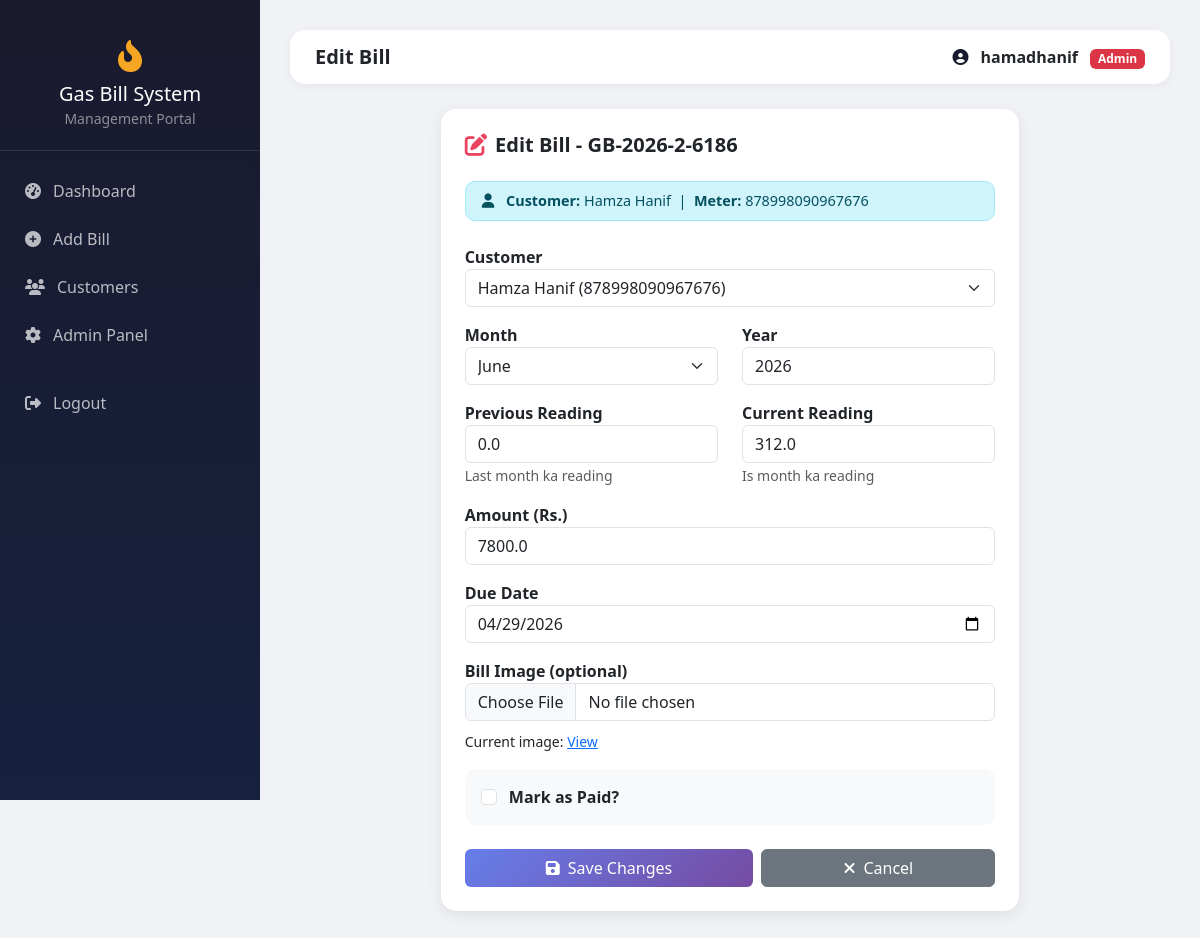
The page /edit-bill/2/ (signed in) on the database its author committed.
### bills/models.py (models this page shows, shortened)
class Bill(models.Model):
    customer = models.ForeignKey(CustomerProfile, on_delete=models.CASCADE, related_name='bills')
    bill_no = models.CharField(max_length=20, unique=True, blank=True)
    month = models.CharField(max_length=20, choices=MONTH_CHOICES)
    year = models.IntegerField(default=2025)
    previous_reading = models.FloatField(default=0)
    current_reading = models.FloatField()
    units = models.FloatField(blank=True, null=True)
    amount = models.FloatField()
    due_date = models.DateField(null=True, blank=True)  # Changed: allow null, set in save()
    is_paid = models.BooleanField(default=False)
    created_at = models.DateTimeField(auto_now_add=True)
    bill_image = models.ImageField(upload_to='bill_images/', blank=True, null=True)
    barcode = models.CharField(max_length=50, blank=True, null=True)
    def save(self, *args, **kwargs):
        if self.previous_reading is not None and self.current_reading is not None:
            self.units = self.current_reading - self.previous_reading
        if not self.bill_no:
            self.bill_no = f"GB-{self.year}-{self.customer.id}-{random.randint(1000,9999)}"
        if not self.due_date:
            self.due_date = timezone.now().date() + timedelta(days=14)
        super().save(*args, **kwargs)
    @property
    def reading(self):
        return self.current_reading

class CustomerProfile(models.Model):
    user = models.OneToOneField(User, on_delete=models.CASCADE)
    meter_no = models.CharField(max_length=50, unique=True)
    phone = models.CharField(max_length=20, blank=True)
    address = models.TextField(blank=True)
    is_verified = models.BooleanField(default=False)
    otp = models.CharField(max_length=6, blank=True)
    profile_pic = models.ImageField(upload_to='profile_pics/', blank=True, null=True)
    def __str__(self):
        return f"{self.user.get_full_name()} ({self.meter_no})"

### bills/views.py (the view)
# urls.py: path('edit-bill/<int:bill_id>/', views.edit_bill, name='edit_bill'),
@login_required
@user_passes_test(is_admin)
def edit_bill(request, bill_id):
    bill = get_object_or_404(Bill, id=bill_id)
    form = BillForm(request.POST or None, request.FILES or None, instance=bill)
    if form.is_valid():
        form.save()
        return redirect('admin_dashboard')
    return render(request, 'bills/edit_bill.html', {'form': form, 'bill': bill})

### bills/forms.py
class BillForm(forms.ModelForm):
    class Meta:
        model = Bill
        fields = ['customer', 'month', 'year', 'previous_reading', 'current_reading', 'amount', 'due_date', 'is_paid', 'bill_image']
        widgets = {
            'customer': forms.Select(attrs={'class':'form-select'}),
            'month': forms.Select(attrs={'class':'form-select'}),
            'year': forms.NumberInput(attrs={'class':'form-control'}),
            'previous_reading': forms.NumberInput(attrs={'class':'form-control', 'step':'0.01'}),
            'current_reading': forms.NumberInput(attrs={'class':'form-control', 'step':'0.01'}),
            'amount': forms.NumberInput(attrs={'class':'form-control'}),
            'due_date': forms.DateInput(attrs={'class':'form-control', 'type':'date'}),
            'is_paid': forms.CheckboxInput(attrs={'class':'form-check-input'}),
            'bill_image': forms.FileInput(attrs={'class':'form-control'}),
        }

### bills/views.py (called while the page is built)
def is_admin(user):
    return user.is_staff

### bills/templates/bills/edit_bill.html (shortened to what this page needs)
{% extends 'bills/base.html' %}
{% block page_title %}Edit Bill{% endblock %}
{% block content %}
<div class="row justify-content-center">
<div class="col-md-8">
<div class="card p-4">
  <div class="d-flex align-items-center mb-4">
    <i class="fas fa-edit me-2" style="color:var(--accent);font-size:1.4rem;"></i>
    <h5 class="fw-bold mb-0">Edit Bill - {{ bill.bill_no }}</h5>
  </div>
  <div class="alert alert-info py-2 mb-4" style="border-radius:10px;font-size:0.9rem;">
    <i class="fas fa-user me-2"></i>
    <strong>Customer:</strong> {{ bill.customer.user.get_full_name }}
    &nbsp;|&nbsp;
    <strong>Meter:</strong> {{ bill.customer.meter_no }}
  </div>
  <form method="post" enctype="multipart/form-data">
    <div class="mb-3">
      <label class="fw-bold">Customer</label>
      {{ form.customer }}
    </div>
    <div class="row">
      <div class="col-md-6 mb-3">
        <label class="fw-bold">Month</label>
        {{ form.month }}
      </div>
      <div class="col-md-6 mb-3">
        <label class="fw-bold">Year</label>
        {{ form.year }}
      </div>
    </div>
    <div class="row">
      <div class="col-md-6 mb-3">
        <label class="fw-bold">Previous Reading</label>
        {{ form.previous_reading }}
        <small class="text-muted">Last month ka reading</small>
      </div>
      <div class="col-md-6 mb-3">
        <label class="fw-bold">Current Reading</label>
        {{ form.current_reading }}
        <small class="text-muted">Is month ka reading</small>
      </div>
    </div>
    <div class="mb-3">
      <label class="fw-bold">Amount (Rs.)</label>
      {{ form.amount }}
    </div>
    <div class="mb-3">
      <label class="fw-bold">Due Date</label>
      {{ form.due_date }}
    </div>
    <div class="mb-3">
      <label class="fw-bold">Bill Image (optional)</label>
      {{ form.bill_image }}
      {% if bill.bill_image %}
      <div class="mt-2">
        <small>Current image: <a href="{{ bill.bill_image.url }}" target="_blank">View</a></small>
      </div>
      {% endif %}
    </div>
    <div class="mb-4 p-3" style="background:#f8f9fa;border-radius:10px;">
      {{ form.is_paid }}
      <label class="form-check-label fw-bold ms-2">Mark as Paid?</label>
    </div>
    <div class="d-flex gap-2">
      <button type="submit" class="btn btn-primary flex-grow-1">
        <i class="fas fa-save me-2"></i>Save Changes
      </button>
      <a href="{% url 'admin_dashboard' %}" class="btn btn-secondary flex-grow-1">
        <i class="fas fa-times me-2"></i>Cancel
      </a>
    </div>
  </form>
</div>
</div>
</div>
{% endblock %}

### bills/templates/bills/base.html (shortened to what this page needs)
<!DOCTYPE html>
<html lang="en">
<head>
<link href="https://cdn.jsdelivr.net/npm/bootstrap@5.3.0/dist/css/bootstrap.min.css" rel="stylesheet">
<link href="https://cdnjs.cloudflare.com/ajax/libs/font-awesome/6.4.0/css/all.min.css" rel="stylesheet">
</head>
<body>
{% if user.is_authenticated %}
  <div class="sidebar">
    <div class="brand">
      <i class="fas fa-fire-flame-curved"></i>
      <h5 class="mt-2 mb-0">Gas Bill System</h5>
      <small style="color:rgba(255,255,255,0.5);">Management Portal</small>
    </div>
    {% if user.is_staff %}
    <nav class="mt-3">
      <a href="/admin-dashboard/" class="nav-link"><i class="fas fa-tachometer-alt"></i> Dashboard</a>
      <a href="/add-bill/" class="nav-link"><i class="fas fa-plus-circle"></i> Add Bill</a>
      <a href="/customers/" class="nav-link"><i class="fas fa-users"></i> Customers</a>
      <a href="/admin/" class="nav-link"><i class="fas fa-cog"></i> Admin Panel</a>
      <a href="/logout/" class="nav-link" style="margin-top:20px;"><i class="fas fa-sign-out-alt"></i> Logout</a>
    </nav>
    {% endif %}
  </div>
  <div class="main-content">
    <div class="topbar">
      <h5 class="mb-0 fw-bold">{% block page_title %}Dashboard{% endblock %}</h5>
      <div>
        <i class="fas fa-user-circle me-2" style="color:var(--primary)"></i>
        <strong>{{ user.get_full_name|default:user.username }}</strong>
        {% if user.is_staff %}<span class="badge bg-danger ms-2">Admin</span>{% endif %}
      </div>
    </div>
    {% block content %}{% endblock %}
  </div>
{% else %}
  {% block auth_content %}{% endblock %}
{% endif %}
</body>
</html>

### bills/templates/bills/base.html (style rules this page uses)
:root { --primary:#1a1a2e;--secondary:#16213e;--accent:#e94560;--gold:#f5a623; }
body { background:#f0f2f5;font-family:'Segoe UI',sans-serif; }
.sidebar { width:260px;min-height:100vh;background:linear-gradient(180deg,var(--primary),var(--secondary));position:fixed;left:0;top:0;z-index:100;padding-top:20px; }
.sidebar .brand { color:white;text-align:center;padding:20px;border-bottom:1px solid rgba(255,255,255,0.1); }
.sidebar .brand i { font-size:2rem;color:var(--gold); }
.sidebar .nav-link { color:rgba(255,255,255,0.7);padding:12px 25px;display:flex;align-items:center;gap:12px;transition:all 0.3s; }
.main-content { margin-left:260px;padding:30px; }
.topbar { background:white;border-radius:15px;padding:15px 25px;margin-bottom:25px;display:flex;justify-content:space-between;align-items:center;box-shadow:0 2px 10px rgba(0,0,0,0.05); }
.card { border:none;border-radius:15px;box-shadow:0 4px 15px rgba(0,0,0,0.08); }
.btn-primary { background:linear-gradient(135deg,#667eea,#764ba2);border:none; }

### rows shown on the page
Bill: bill_no "GB-2026-2-6186", customer.user.get_full_name "Hamza Hanif", customer.meter_no "878998090967676", customer "Hamza Hanif (878998090967676)", month "June", year "2026", previous_reading "0.0", current_reading "312.0", amount "7800.0", due_date "04/29/2026"

### other values the page prints
{{ user.get_full_name|default:user.username }} "hamadhanif"
